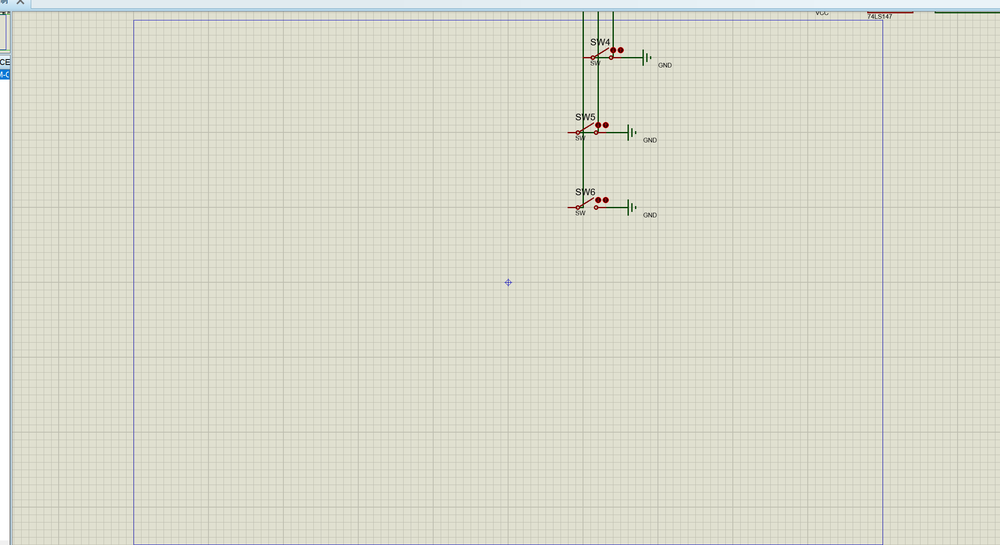
#> input picture proteus844/tests/encoder_22.png, 1000 x 545 px, shrunk from 2403 x 1309 before the run
$ python -i preprocess.py   (imports and definitions only)
#> lines starting #> are read from the running program, lines starting #| are printed output that depends on the picture
"""图像预处理：把"导线"从"文字和符号"里择出来。

两个毛病一直在拖累下游（初筛、自动定引脚）：
  1. 固定阈值 140 抓不到浅灰线 → 网被误判成断开
  2. 文字笔画和导线粘连 → 两条网被误判成短接

做法：
  · Otsu 自适应阈值（按图自身灰度分布定），再和固定值取较小者，保证不漏浅线
  · 去掉小的连通块（文字的每个字、标点），导线是长条，不会被误删
"""
import numpy as np

try:
    from scipy import ndimage as ndi
except Exception:                                   # 没有 scipy 时退化
    ndi = None


def otsu(gray):
    hist, _ = np.histogram(gray, bins=256, range=(0, 256))
#> hist = 256 values, max 140449 at index 222, min 0 at index 4, mean 2128.9
    total = gray.size
#> total = 545000
    sum_all = np.dot(np.arange(256), hist)
#> sum_all = 118437117
    w_b = np.cumsum(hist)
#> w_b = 256 values from 3 to 545000
    sum_b = np.cumsum(hist * np.arange(256))
#> sum_b = 256 values from 0 to 118437117
    w_f = total - w_b
#> w_f = 256 values, max 544997 at index 0, min 0 at index 255, mean 462645
    with np.errstate(divide="ignore", invalid="ignore"):
        m_b = np.where(w_b > 0, sum_b / w_b, 0)
#> m_b = 256 values from 0 to 217.3
        m_f = np.where(w_f > 0, (sum_all - sum_b) / w_f, 0)
#> m_f = 256 values, max 255 at index 254, min 0 at index 255, mean 221
        var = w_b * w_f * (m_b - m_f) ** 2
#> var = 256 values, max 2.72e+13 at index 174, min 0 at index 255, mean 1.46e+13
    var = np.nan_to_num(var)
    return int(np.argmax(var))


def label(mask):
    """四连通标记（不依赖 scipy）"""
    h, w = mask.shape
    lab = np.zeros((h, w), dtype=np.int32)
    cur = 0
    stack = []
    for y in range(h):
        for x in range(w):
            if mask[y, x] and lab[y, x] == 0:
                cur += 1
                stack.append((y, x))
                lab[y, x] = cur
                while stack:
                    cy, cx = stack.pop()
                    for dy, dx in ((1, 0), (-1, 0), (0, 1), (0, -1)):
                        ny, nx = cy + dy, cx + dx
                        if 0 <= ny < h and 0 <= nx < w and mask[ny, nx] and lab[ny, nx] == 0:
                            lab[ny, nx] = cur
                            stack.append((ny, nx))
    return lab, cur


def label_fast(mask):
    if ndi is not None:
        lab, n = ndi.label(mask, structure=np.array([[0, 1, 0], [1, 1, 1], [0, 1, 0]]))
        return lab, n
    return label(mask)


def wire_mask(gray, base=140, max_glyph=11, min_extent=14, use_otsu=True):
    """返回只含长线条的二值掩膜。

    max_glyph   : 长宽都小于这个值、且外接框很小的连通块当作文字丢掉
    min_extent  : 连通块最大边长小于它的一律丢（文字、标点、杂点）
    """
    th = base
    if use_otsu:
        th = max(base, otsu(gray))      # Otsu 通常更高，能抓到浅灰线
#> th = 174
    ink = gray < th
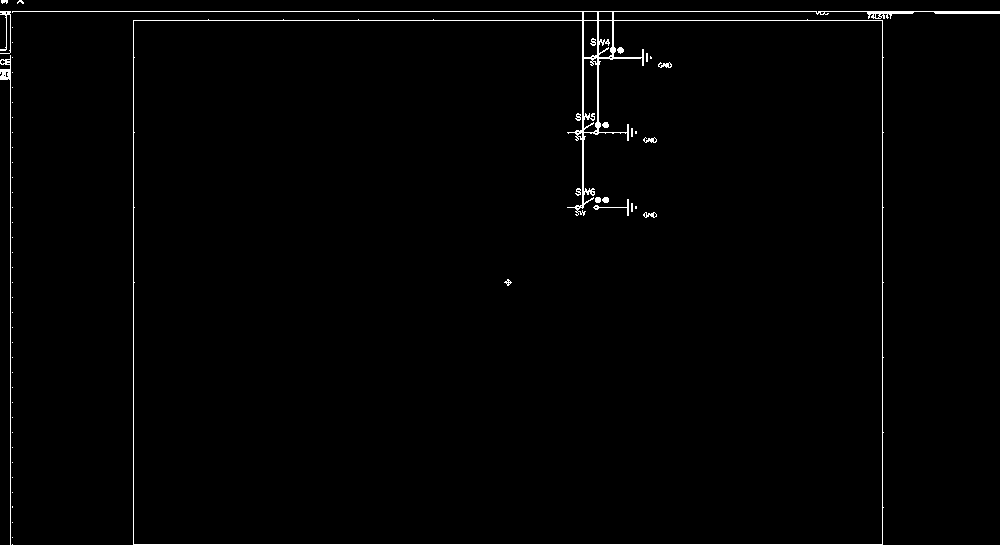
#> ink: shape (545, 1000) bool; 1.2% white in thin lines or dots
    lab, n = label_fast(ink)
#> in label_fast, `lab, n = ndi.label(mask, structure=np.array([[0, 1, 0], [1, 1, 1], [0,..`: lab: shape (545, 1000) int32; 83 distinct labels, from 0 to 82
#> in label_fast, `lab, n = ndi.label(mask, structure=np.array([[0, 1, 0], [1, 1, 1], [0,..`: n = 82
#> n = 82
    if n == 0:
        return ink, th, 0
    keep = np.zeros(n + 1, dtype=bool)
    ys, xs = np.nonzero(ink)
#> ys = 6594 values from 0 to 544; xs = 6594 values, max 999 at index 1035, min 0 at index 38, mean 489.9
    order = np.argsort(lab[ys, xs], kind="stable")
#> order = 6594 values, max 6593 at index 5288, min 0 at index 0, mean 3296.5
    # 逐块统计外接框
    boxes = {}
    for i in range(len(order)):
        v = lab[ys[order[i]], xs[order[i]]]
        b = boxes.get(v)
        y, x = ys[order[i]], xs[order[i]]
        if b is None:
            boxes[v] = [y, y, x, x]
        else:
            if y < b[0]:
                b[0] = y
            if y > b[1]:
                b[1] = y
            if x < b[2]:
                b[2] = x
            if x > b[3]:
                b[3] = x
#> this loop made 6594 passes
#> (v, y, x) on passes 2 to 4: (1, 0, 2), (1, 0, 3), (1, 0, 4)
#> after the loop, boxes = 82 items
    dropped = 0
    for v, (y0, y1, x0, x1) in boxes.items():
        h, w = y1 - y0 + 1, x1 - x0 + 1
        long_side = max(h, w)
        if long_side < min_extent or (h <= max_glyph and w <= max_glyph):
            dropped += 1
            continue
        keep[v] = True
#> this loop made 82 passes
#> (y0, y1, x0, x1, h, w, long_side) on passes 1 to 12: (0, 3, 1, 7, 4, 7, 7), (0, 3, 17, 23, 4, 7, 7), (11, 52, 0, 10, 42, 11, 42), (11, 544, 12, 999, 534, 988, 988), (13, 14, 825, 828, 2, 4, 4), (27, 27, 12, 12, 1, 1, 1), (38, 45, 590, 595, 8, 6, 8), (39, 45, 605, 609, 7, 5, 7), (42, 42, 12, 12, 1, 1, 1), (47, 53, 617, 623, 7, 7, 7), (53, 53, 0, 9, 1, 10, 10), (53, 61, 646, 647, 9, 2, 9)
#> (h, w, long_side) on passes 61 to 66: (1, 1, 1), (1, 1, 1), (7, 8, 8), (1, 1, 1), (1, 1, 1), (1, 1, 1)
#> after the loop, dropped = 78
    out = keep[lab]
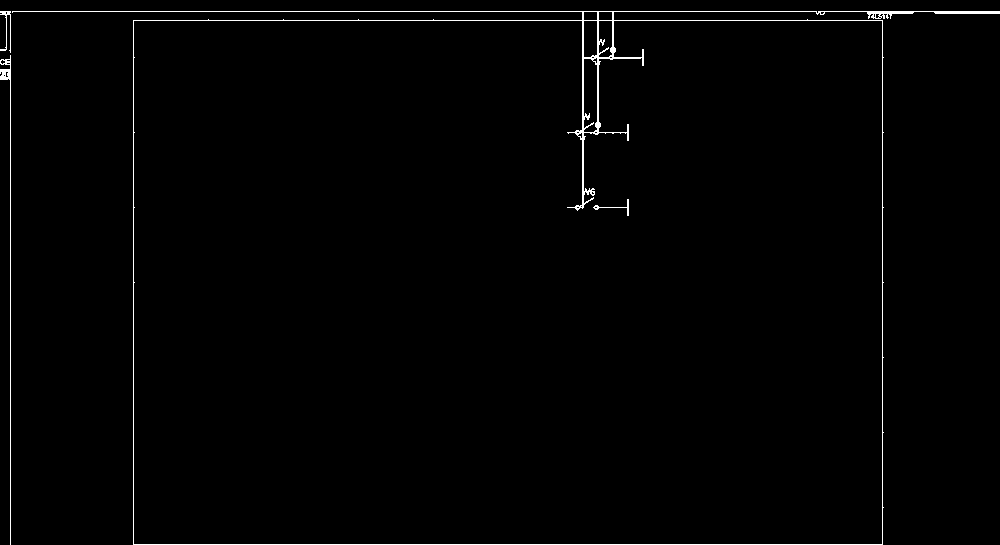
#> out: shape (545, 1000) bool; 1.1% white in thin lines or dots
    return out, th, dropped


def stats(gray, base=140, **kw):
    m, th, dropped = wire_mask(gray, base=base, **kw)
    return {"threshold": th, "ink_pixels": int(gray.size),
            "wire_pixels": int(m.sum()), "dropped_blobs": dropped}

>>> import cv2
>>> picture = cv2.imread('../tests/encoder_22.png', cv2.IMREAD_GRAYSCALE)
>>> result = wire_mask(picture)
